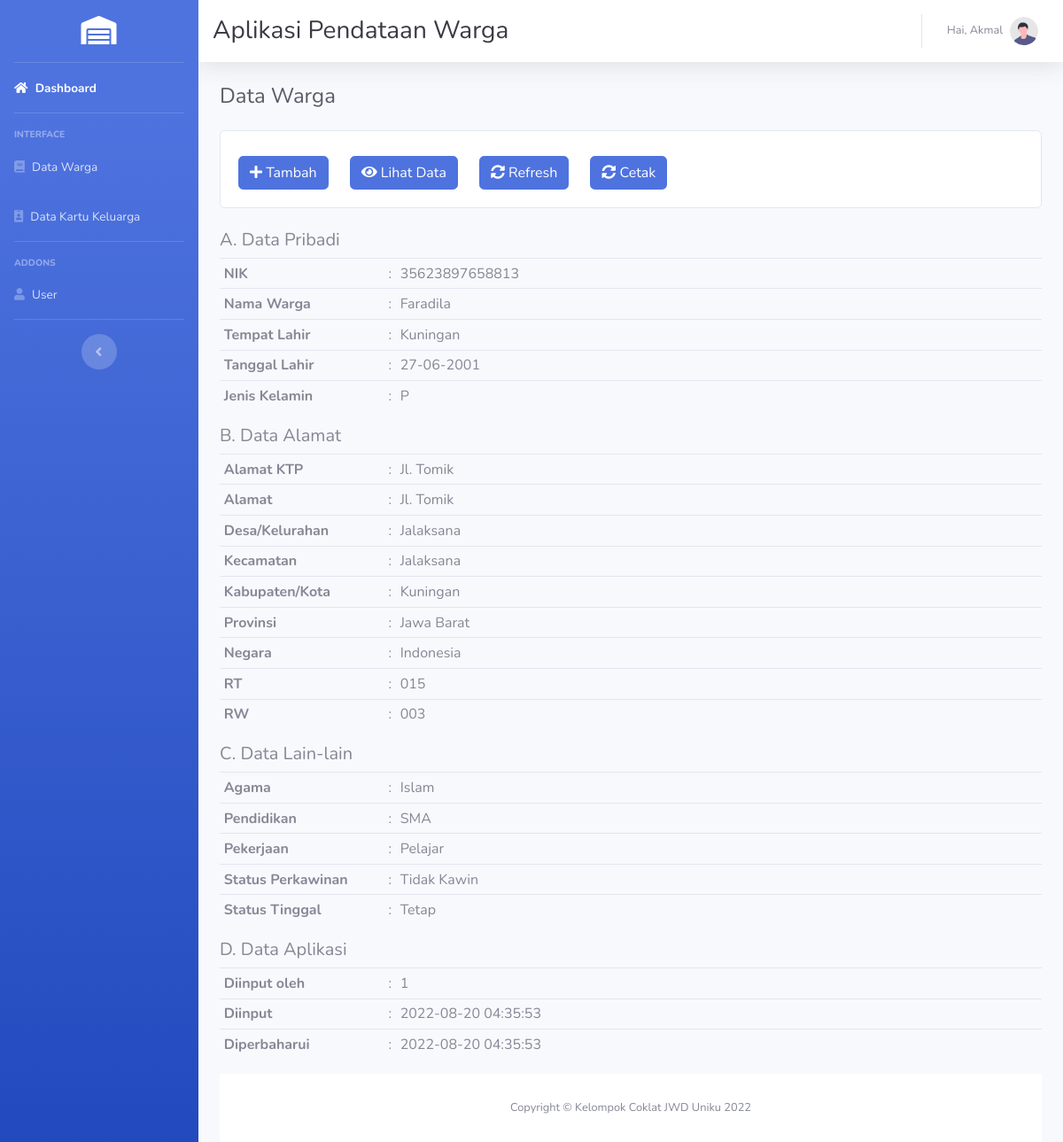
Screenshot of /pages/warga/show.php?id_warga=1 (signed in) with the database file from the repository.
### tables this page shows
CREATE TABLE `warga` (
  `id_warga` int(11) NOT NULL,
  `nik_warga` varchar(16) NOT NULL,
  `nama_warga` varchar(45) NOT NULL,
  `tempat_lahir_warga` varchar(30) NOT NULL,
  `tanggal_lahir_warga` date NOT NULL,
  `jenis_kelamin_warga` enum('L','P') NOT NULL,
  `alamat_ktp_warga` text NOT NULL,
  `alamat_warga` text NOT NULL,
  `desa_kelurahan_warga` varchar(30) NOT NULL,
  `kecamatan_warga` varchar(30) NOT NULL,
  `kabupaten_kota_warga` varchar(30) NOT NULL,
  `provinsi_warga` varchar(30) NOT NULL,
  `negara_warga` varchar(30) NOT NULL,
  `rt_warga` varchar(3) NOT NULL,
  `rw_warga` varchar(3) NOT NULL,
  `agama_warga` enum('Islam','Kristen','Katholik','Hindu','Budha','Konghucu') NOT NULL,
  `pendidikan_terakhir_warga` varchar(20) NOT NULL,
  `pekerjaan_warga` varchar(20) NOT NULL,
  `status_perkawinan_warga` enum('Kawin','Tidak Kawin') NOT NULL,
  `status_warga` enum('Tetap','Kontrak') NOT NULL,
  `id_user` int(11) NOT NULL,
  `created_at` timestamp NOT NULL DEFAULT current_timestamp() ON UPDATE current_timestamp(),
  `updated_at` timestamp NOT NULL DEFAULT '0000-00-00 00:00:00'
);

### pages/warga/data-show.php (called while the page is built)
<?php
include('../../config/koneksi.php');
$get_id_warga = $_GET['id_warga'];
$query = "SELECT * FROM warga WHERE id_warga = $get_id_warga";
$hasil = mysqli_query($db, $query);
$data_warga = array();
while ($row = mysqli_fetch_assoc($hasil)) {
  $data_warga[] = $row;
}

### pages/warga/show.php (the view, shortened to what this page needs)
<?php include('../_partials/dashboard-top.php') ?>
<div id="wrapper">
<?php include('../_partials/dashboard-sidebar.php'); ?>
<div id="content-wrapper" class="d-flex flex-column">
<div id="content">
<?php include('../_partials/dashboard-topbar.php'); ?>
      <div class="container-fluid">
<h1 class="h4 mb-0 text-gray-800">Data Warga</h1>
<br>
<?php include('_partials/menu.php') ?>
<?php include('data-show.php') ?>
<h5>A. Data Pribadi</h5>
<table class="table table-sm">
  <tr>
    <th width="20%">NIK</th>
    <td width="1%">:</td>
    <td><?php echo $data_warga[0]['nik_warga'] ?></td>
  </tr>
  <tr>
    <th>Nama Warga</th>
    <td>:</td>
    <td><?php echo $data_warga[0]['nama_warga'] ?></td>
  </tr>
  <tr>
    <th>Tempat Lahir</th>
    <td>:</td>
    <td><?php echo $data_warga[0]['tempat_lahir_warga'] ?></td>
  </tr>
  <tr>
    <th>Tanggal Lahir</th>
    <td>:</td>
    <td>
      <?php echo ($data_warga[0]['tanggal_lahir_warga'] != '0000-00-00') ? date('d-m-Y', strtotime($data_warga[0]['tanggal_lahir_warga'])) : ''?>
    </td>
  </tr>
  <tr>
    <th>Jenis Kelamin</th>
    <td>:</td>
    <td><?php echo $data_warga[0]['jenis_kelamin_warga'] ?></td>
  </tr>
</table>
<h5>B. Data Alamat</h5>
<table class="table table-sm">
  <tr>
    <th width="20%">Alamat KTP</th>
    <td width="1%">:</td>
    <td><?php echo $data_warga[0]['alamat_ktp_warga'] ?></td>
  </tr>
  <tr>
    <th>Alamat</th>
    <td>:</td>
    <td><?php echo $data_warga[0]['alamat_warga'] ?></td>
  </tr>
  <tr>
    <th>Desa/Kelurahan</th>
    <td>:</td>
    <td><?php echo $data_warga[0]['desa_kelurahan_warga'] ?></td>
  </tr>
  <tr>
    <th>Kecamatan</th>
    <td>:</td>
    <td><?php echo $data_warga[0]['kecamatan_warga'] ?></td>
  </tr>
  <tr>
    <th>Kabupaten/Kota</th>
    <td>:</td>
    <td><?php echo $data_warga[0]['kabupaten_kota_warga'] ?></td>
  </tr>
  <tr>
    <th>Provinsi</th>
    <td>:</td>
    <td><?php echo $data_warga[0]['provinsi_warga'] ?></td>
  </tr>
  <tr>
    <th>Negara</th>
    <td>:</td>
    <td><?php echo $data_warga[0]['negara_warga'] ?></td>
  </tr>
  <tr>
    <th>RT</th>
    <td>:</td>
    <td><?php echo $data_warga[0]['rt_warga'] ?></td>
  </tr>
  <tr>
    <th>RW</th>
    <td>:</td>
    <td><?php echo $data_warga[0]['rw_warga'] ?></td>
  </tr>
</table>
<h5>C. Data Lain-lain</h5>
<table class="table table-sm">
  <tr>
    <th width="20%">Agama</th>
    <td width="1%">:</td>
    <td><?php echo $data_warga[0]['agama_warga'] ?></td>
  </tr>
  <tr>
    <th>Pendidikan</th>
    <td>:</td>
    <td><?php echo $data_warga[0]['pendidikan_terakhir_warga'] ?></td>
  </tr>
  <tr>
    <th>Pekerjaan</th>
    <td>:</td>
    <td><?php echo $data_warga[0]['pekerjaan_warga'] ?></td>
  </tr>
  <tr>
    <th>Status Perkawinan</th>
    <td>:</td>
    <td><?php echo $data_warga[0]['status_perkawinan_warga'] ?></td>
  </tr>
  <tr>
    <th>Status Tinggal</th>
    <td>:</td>
    <td><?php echo $data_warga[0]['status_warga'] ?></td>
  </tr>
</table>
<h5>D. Data Aplikasi</h5>
<table class="table table-sm">
  <tr>
    <th width="20%">Diinput oleh</th>
    <td width="1%">:</td>
    <td><?php echo $data_warga[0]['id_user'] ?></td>
  </tr>
  <tr>
    <th>Diinput</th>
    <td>:</td>
    <td><?php echo $data_warga[0]['created_at'] ?></td>
  </tr>
  <tr>
    <th>Diperbaharui</th>
    <td>:</td>
    <td><?php echo $data_warga[0]['updated_at'] ?></td>
  </tr>
</table>
<?php include('../_partials/dashboard-footer.php'); ?>
<?php include('../_partials/dashboard-bottom.php') ?>

### rows the page displays
warga: nik_warga "35623897658813", nama_warga "Faradila", tempat_lahir_warga "Kuningan", tanggal_lahir_warga "27-06-2001", jenis_kelamin_warga "P", alamat_ktp_warga "Jl. Tomik", alamat_warga "Jl. Tomik", desa_kelurahan_warga "Jalaksana", kecamatan_warga "Jalaksana", kabupaten_kota_warga "Kuningan", provinsi_warga "Jawa Barat", negara_warga "Indonesia", rt_warga "015", rw_warga "003", agama_warga "Islam", pendidikan_terakhir_warga "SMA", pekerjaan_warga "Pelajar", status_perkawinan_warga "Tidak Kawin", status_warga "Tetap", id_user "1", created_at "2022-08-20 04:35:53", updated_at "2022-08-20 04:35:53"

### other values shown
$_SESSION['user']['nama_user'] "Akmal"
